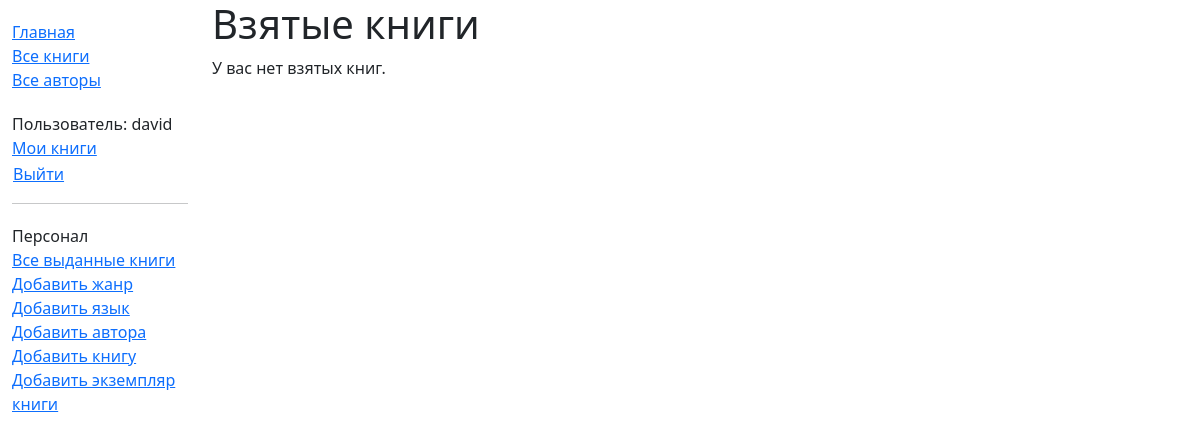
Before: /catalog/mybooks/ (signed in) with the older database file.
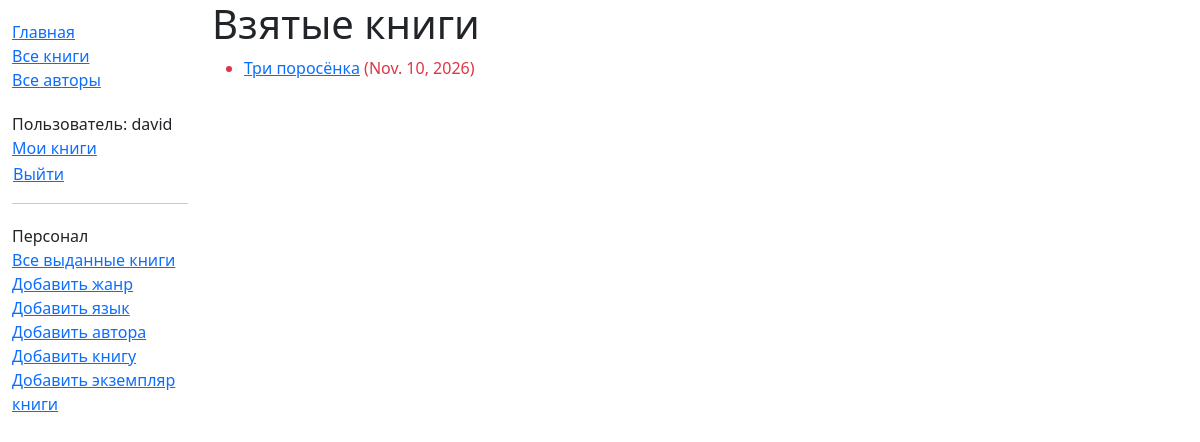
After: the same page with the newer database file.
### catalog/models.py (models this page shows, shortened)
class BookInstance(models.Model):
    id = models.UUIDField(
        primary_key=True,
        default=uuid.uuid4,
        help_text="Уникальный ID для этой конкретной книги во всей библиотеке"
    )
    book = models.ForeignKey('Book', on_delete=models.RESTRICT, null=True)
    imprint = models.CharField(max_length=200)
    due_back = models.DateField(null=True, blank=True)
    borrower = models.ForeignKey(User, on_delete=models.SET_NULL, null=True, blank=True)
    @property
    def is_overdue(self):
        return bool(self.due_back and date.today() > self.due_back)
    LOAN_STATUS = (
        ('m', 'На обслуживании'),
        ('o', 'Выдана'),
        ('a', 'Доступна'),
        ('r', 'Зарезервирована'),
    )
    status = models.CharField(
        max_length=1,
        choices=LOAN_STATUS,
        blank=True,
        default='m',
        help_text='Доступность книги',
    )
    class Meta:
        ordering = ['due_back']
        permissions = (("can_mark_returned", "Отметить книгу как возвращённую"),)

class Book(models.Model):
    title = models.CharField(max_length=200)
    author = models.ForeignKey('Author', on_delete=models.RESTRICT, null=True)
    summary = models.TextField(
        max_length=1000,
        help_text="Введите краткое описание книги"
    )
    isbn = models.CharField(
        'ISBN',
        max_length=13,
        unique=True,
        help_text='13 символов <a href="https://www.isbn-international.org/content/what-isbn">ISBN</a>'
    )
    genre = models.ManyToManyField(Genre, help_text="Выберите жанр для этой книги")
    language = models.ForeignKey('Language', on_delete=models.SET_NULL, null=True)

### catalog/views.py (the view)
# urls.py: path('mybooks/', views.LoanedBooksByUserListView.as_view(), name='my-borrowed'),
class LoanedBooksByUserListView(LoginRequiredMixin, generic.ListView):
    model = BookInstance
    template_name = 'catalog/bookinstance_list_borrowed_user.html'
    paginate_by = 10
    def get_queryset(self):
        return (
            BookInstance.objects.filter(borrower=self.request.user)
            .filter(status__exact='o')
            .order_by('due_back')
        )

### catalog/templates/catalog/bookinstance_list_borrowed_user.html
{% extends "base_generic.html" %}
{% block content %}
<h1>Взятые книги</h1>
{% if bookinstance_list %}
<ul>
    {% for bookinst in bookinstance_list %}
    <li class="{% if bookinst.is_overdue %}text-danger{% endif %}">
        <a href="{% url 'book-detail' bookinst.book.pk %}">{{ bookinst.book.title }}</a> ({{ bookinst.due_back }})
    </li>
    {% endfor %}
</ul>
{% else %}
<p>У вас нет взятых книг.</p>
{% endif %}
{% endblock %}

Changed rows visible on the page:
added BookInstance: book "Три поросёнка", due_back "Nov. 10, 2026"
Other visible differences:
text no longer shown: "У вас нет взятых книг."
